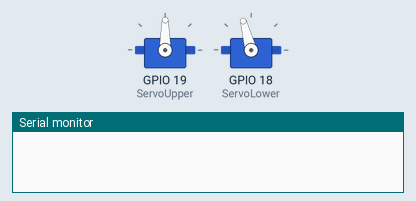
A sketch run on a simulated ESP32. Parts: 2 × servo, the last lines printed to the serial monitor.

Above: at 0.05 s.
At 0.6 s:
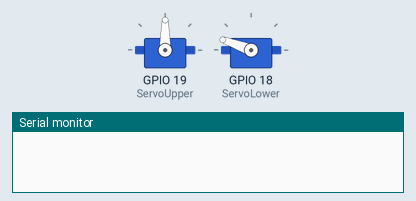
At 1.15 s:
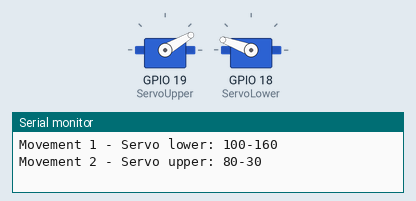
At 2.25 s:
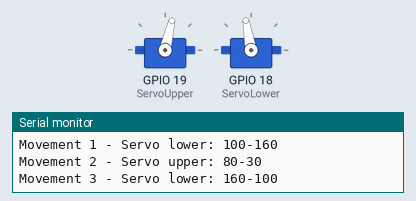
Timing chart, 0 to 6.9 s (numbered marks = the images above):
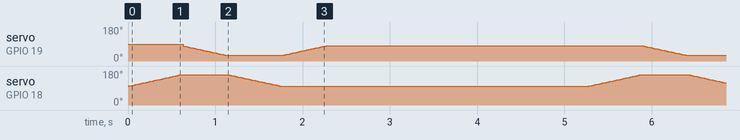

The sketch:

phase-2_single_leg.ino
```cpp
//#include <Servo.h>
#include <ESP32Servo.h>

Servo ServoUpper;

Servo ServoLower;

int ServoUpper_pos = 0;

void setup() {
  ServoUpper.attach(19);
  ServoLower.attach(18);

  Serial.begin(9600);
}

void loop() {

  int ServoUpper_pos = 100 ;
  int ServoLower_pos = 80;

//  ServoLower.write(ServoLower_pos );
//  ServoUpper.write(ServoUpper_pos);


  for (ServoLower_pos = 100; ServoLower_pos <= 160; ServoLower_pos += 1) {

    ServoLower.write(ServoLower_pos );
    delay(10);
  }
  Serial.println("Movement 1 - Servo lower: 100-160");
  delay(10);

  for (ServoUpper_pos = 80; ServoUpper_pos >=30 ; ServoUpper_pos -= 1) {
    ServoUpper.write(ServoUpper_pos);
    delay(10);
  }
  Serial.println("Movement 2 - Servo upper: 80-30 ");
  delay(10);


  for (ServoLower_pos = 160 ; ServoLower_pos >=100; ServoLower_pos -= 1) {
    ServoLower.write(ServoLower_pos );
    delay(10);
  }

  Serial.println("Movement 3 - Servo lower: 160-100");
  delay(10);


  for (ServoUpper_pos = 30; ServoUpper_pos <=80; ServoUpper_pos += 1) {
    ServoUpper.write(ServoUpper_pos);
    delay(10);
  }
  Serial.println("Movement 4 - Servo upper: 30-80");
  delay(3000);


}
```
